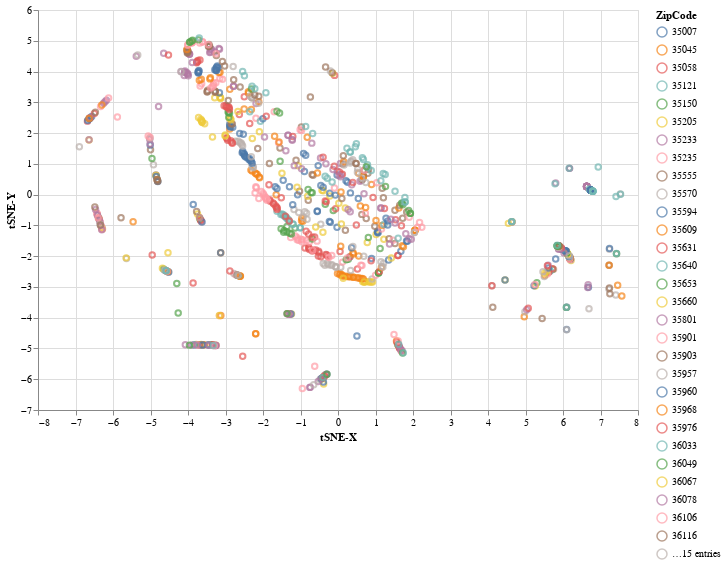

Notebook code for this chart:
### Code cell
# One of non-linear embedding in sklearn
from sklearn.manifold import TSNE
tsne = TSNE(n_components=2, random_state=0, perplexity=300, n_iter=500)
_X = X_selected.dropna()
_X = tsne.fit_transform(_X)
print('KL divergence: {}'.format(tsne.kl_divergence_))

import altair as alt
_X = pd.DataFrame({'tSNE-X': _X[:, 0], 'tSNE-Y': _X[:, 1], target: y})
alt.Chart(_X).mark_point().encode(x='tSNE-X', y='tSNE-Y', color=f'{target}:N').properties(width=600, height=400).interactive()

### Figure 1 — Vega-Lite specification as saved in the notebook (floating-point values rounded to 4 significant figures; data arrays with more than 128 entries replaced by an {"elided": "..."} marker saying what was removed)
{"config": {"view": {"continuousWidth": 400, "continuousHeight": 300}}, "data": {"name": "data-1b4500357f7c3a640a81018792b9396e"}, "mark": "point", "encoding": {"color": {"type": "nominal", "field": "ZipCode"}, "x": {"type": "quantitative", "field": "tSNE-X"}, "y": {"type": "quantitative", "field": "tSNE-Y"}}, "height": 400, "selection": {"selector001": {"type": "interval", "bind": "scales", "encodings": ["x", "y"]}}, "width": 600, "$schema": "https://vega.github.io/schema/vega-lite/v4.8.1.json", "datasets": {"data-1b4500357f7c3a640a81018792b9396e": {"elided": "970 records"}}}
